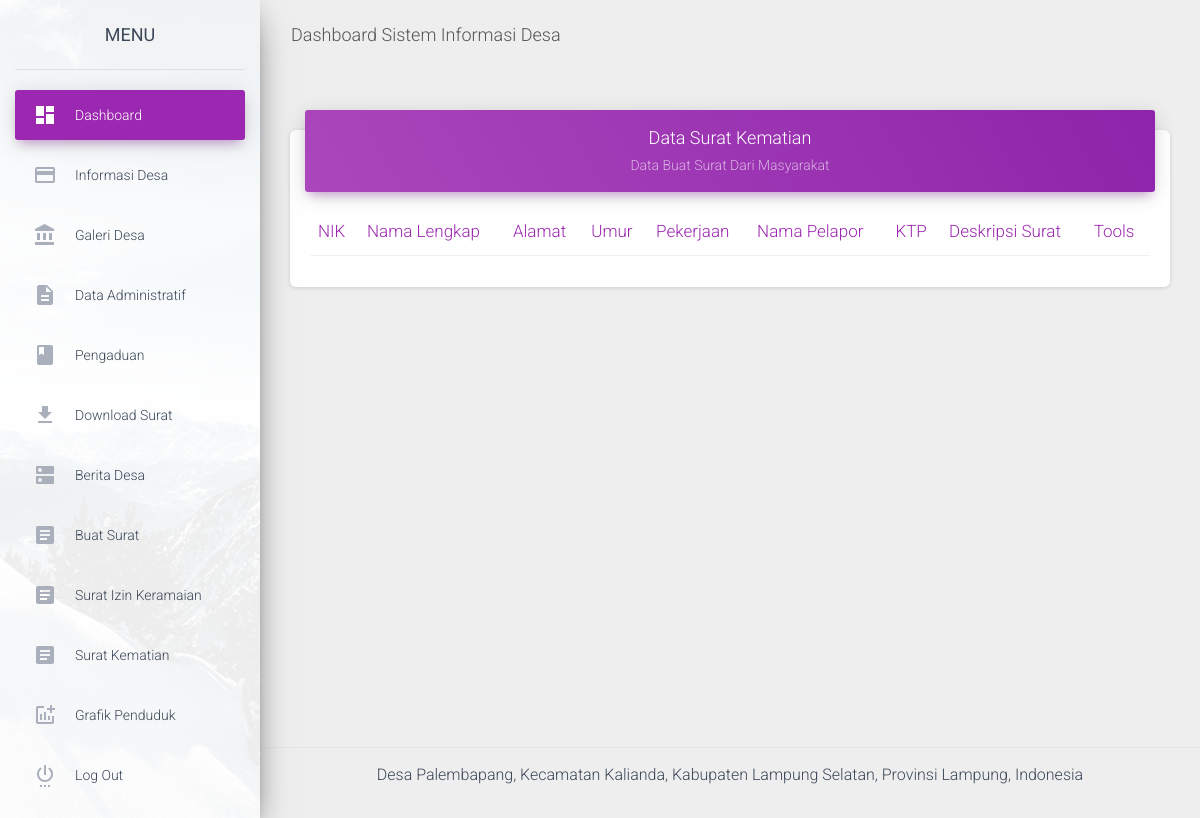
/admin/data_surat_kematian.php (signed in), run on an earlier commit of the app's database.
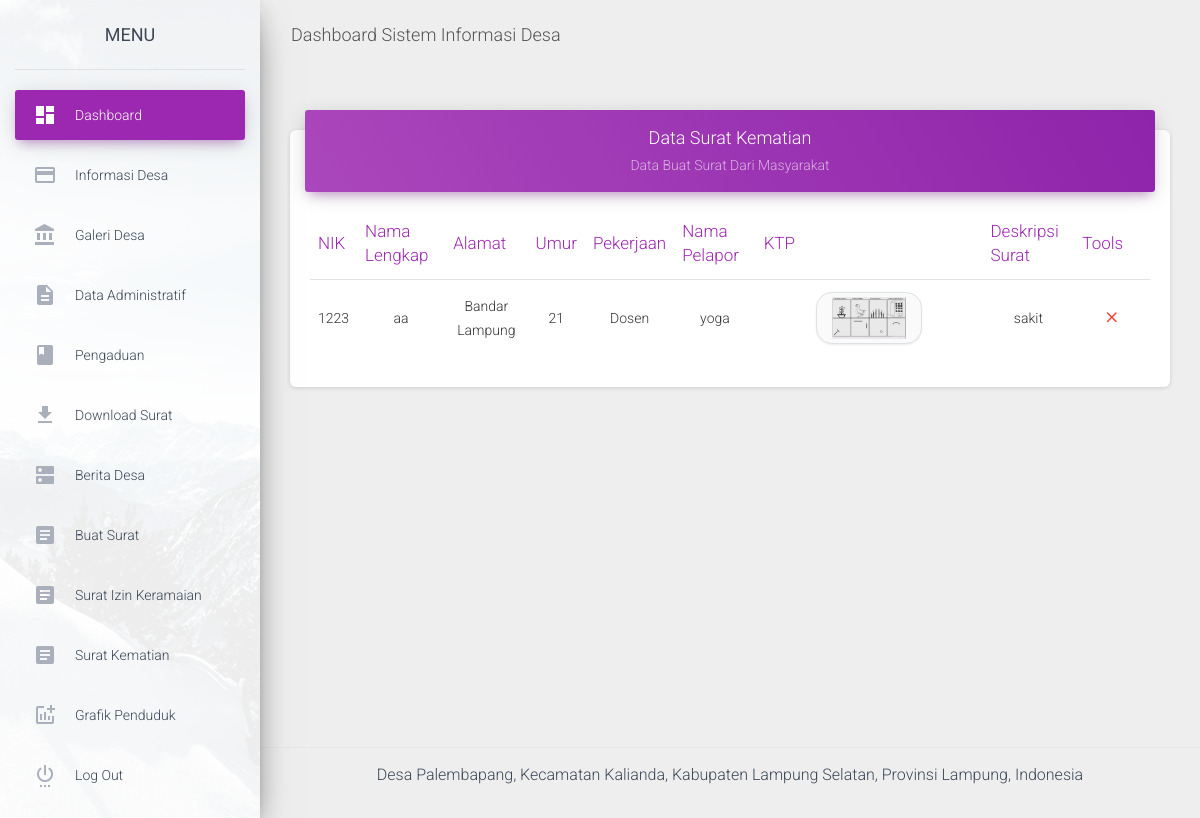
And on a later commit of the database.
### tables this page shows
CREATE TABLE `surat_kematian` (
  `id_kematian` varchar(10) NOT NULL,
  `nama` varchar(50) NOT NULL,
  `nik` varchar(50) NOT NULL,
  `umur` varchar(10) NOT NULL,
  `pekerjaan` varchar(50) NOT NULL,
  `alamat` varchar(50) NOT NULL,
  `nama_pelapor` varchar(50) NOT NULL,
  `deskripsi_surat` text NOT NULL,
  `file_surat` varchar(255) NOT NULL
);

### admin/data_surat_kematian.php (the view, shortened to what this page needs)
<?php include "atas.php";include "config.php"; ?>
<?php if(isset($_SESSION['username'])) { ?>
<div class="wrapper ">
  <div class="sidebar" data-color="purple" data-background-color="white" data-image="assets/img/sidebar-1.jpg">
    <div class="logo">
      <a href="" class="simple-text logo-normal">
        MENU
      </a>
    </div>
    <div class="sidebar-wrapper">
      <ul class="nav">
        <li class="nav-item active  ">
          <a class="nav-link" href="home">
            <i class="material-icons">dashboard</i>
            <p>Dashboard</p>
          </a>
        </li>
        <li class="nav-item ">
          <a class="nav-link" href="data_informasi">
            <i class="material-icons">credit_card</i>
            <p>Informasi Desa</p>
          </a>
        </li>
        <li class="nav-item ">
          <a class="nav-link" href="data_galeri">
            <i class="material-icons">account_balance</i>
            <p>Galeri Desa</p>
          </a>
        </li>
        <li class="nav-item ">
          <a class="nav-link" href="data_adminis">
            <i class="material-icons">description</i>
            <p>Data Administratif</p>
          </a>
        </li>
        <li class="nav-item ">
          <a class="nav-link" href="data_pengaduan">
            <i class="material-icons">book</i>
            <p>Pengaduan</p>
          </a>
        </li>
        <li class="nav-item ">
          <a class="nav-link" href="data_download">
            <i class="material-icons">get_app</i>
            <p>Download Surat</p>
          </a>
        </li>
        <li class="nav-item ">
          <a class="nav-link" href="data_berita">
            <i class="material-icons">dns</i>
            <p>Berita Desa</p>
          </a>
        </li>
        <li class="nav-item ">
          <a class="nav-link" href="data_buat_surat">
            <i class="material-icons">article</i>
            <p>Buat Surat</p>
          </a>
        </li>
        <li class="nav-item ">
          <a class="nav-link" href="data_surat_kematian">
            <i class="material-icons">article</i>
            <p>Surat Izin Keramaian</p>
          </a>
        </li>
        <li class="nav-item ">
          <a class="nav-link" href="data_surat_kematian">
            <i class="material-icons">article</i>
            <p>Surat Kematian</p>
          </a>
        </li>
        <li class="nav-item ">
          <a class="nav-link" href="grafik_penduduk">
            <i class="material-icons">addchart</i>
            <p>Grafik Penduduk</p>
          </a>
        </li>
        <li class="nav-item ">
          <a class="nav-link" href="logout">
            <i class="material-icons">settings_power</i>
            <p>Log Out</p>
          </a>
        </li>
      </ul>
    </div>
  </div>
  <div class="main-panel">
    <nav class="navbar navbar-expand-lg navbar-transparent navbar-absolute fixed-top ">
      <div class="container-fluid">
        <div class="navbar-wrapper">
          <a class="navbar-brand" href="#pablo">Dashboard Sistem Informasi Desa</a>
        </div>
      </div>
    </nav>
    <div class="content">
      <div class="container-fluid">
        <div class="row">
          <div class="col-md-12">
            <div class="card">
              <div class="card-header card-header-primary" align="center">
                <h4 class="card-title ">Data Surat Kematian </h4>
                <p class="card-category"> Data Buat Surat Dari Masyarakat</p>
              </div>
              <div class="card-body">
                <div class="table-responsive">
                  <table class="table">
                    <thead class=" text-primary">
                      <th align="center">
                        NIK
                      </th>
                      <th align="center">
                        Nama Lengkap
                      </th>
                      <th align="center">
                        Alamat
                      </th>
                      <th align="center">
                        Umur
                      </th>
                      <th align="center">
                        Pekerjaan
                      </th>
                      <th align="center">
                        Nama Pelapor
                      </th>
                      <th align="center">
                        KTP
                      </th>
                      <th align="center">
                        Deskripsi Surat
                      </th>
                      <th align="center">
                        Tools
                      </th>
                    </thead>
                    <tbody>
                      <?php $sql  = "SELECT * FROM surat_kematian ORDER BY nik ";
	                          $rest = mysqli_query($koneksi,$sql);
                            while($data = mysqli_fetch_assoc($rest) ) { ?>
                      <tr>
                        <td align="center"> <?php echo $data['nik'];?></td>
                        <td align="center"> <?php echo $data['nama'];?></td>
                        <td align="center"> <?php echo $data['alamat'];?></td>
                        <td align="center"> <?php echo $data['umur'];?></td>
                        <td align="center"> <?php echo $data['pekerjaan'];?></td>
                        <td align="center"> <?php echo $data['nama_pelapor'];?></td>
                        <td align="center">
                          <a href="../<?php echo $data['file_surat']; ?>" target="_blank">
                            <img src="../<?php echo $data['file_surat']; ?>" class="col-sm-6 img-thumbnail" />
                          </a>
                        </td>
                        <td align="center"> <?php echo $data['deskripsi_surat'];?></td>
                        <td align="center">
                          <a href="confirm_hapus_buat_surat_kematian?id=<?php echo $data['id_kematian']?>">
                            <button type="button" rel="tooltip" title="Hapus Data"
                              class="btn btn-danger btn-link btn-sm">
                              <i class="material-icons">close</i>
                            </button>
                          </a>
                        </td>
                      </tr>
                      <?php } ?>
                    </tbody>
                  </table>
                </div>
              </div>
            </div>
          </div>
        </div>
      </div>
    </div>
    <footer class="footer">
      <div class="container-fluid">
        <p>Desa Palembapang, Kecamatan Kalianda, Kabupaten Lampung Selatan, Provinsi Lampung, Indonesia</p>
      </div>
    </footer>
  </div>
</div>
<?php } ?>
<?php include "bawah.php"; ?>

### admin/atas.php (shortened to what this page needs)
<!DOCTYPE html>
<html lang="en">
<head>
  <link rel="stylesheet" href="https://maxcdn.bootstrapcdn.com/font-awesome/latest/css/font-awesome.min.css">
  <link href="assets/css/material-dashboard.css?v=2.1.0" rel="stylesheet" />
  <link href="assets/demo/demo.css" rel="stylesheet" />
    <link href="https://cdn.jsdelivr.net/npm/gijgo@1.9.10/css/gijgo.min.css" rel="stylesheet" type="text/css" />
</head>
<body>

### admin/bawah.php (shortened to what this page needs)
</body>
</html>

What changed in the data, as far as the page shows it:
added surat_kematian: nik "1223", nama "aa", alamat "Bandar Lampung", umur "21", pekerjaan "Dosen", nama_pelapor "yoga", file_surat (picture), deskripsi_surat "sakit"
